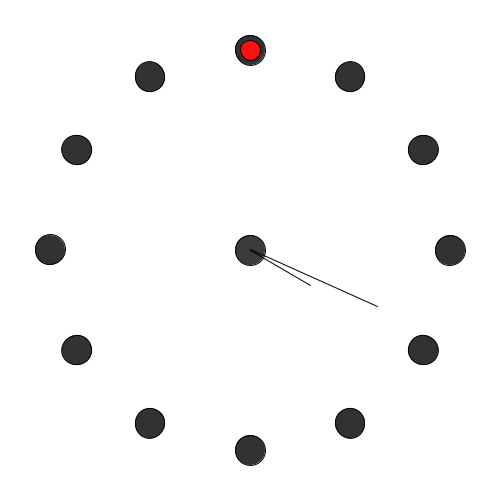
Frame 1 (no input)
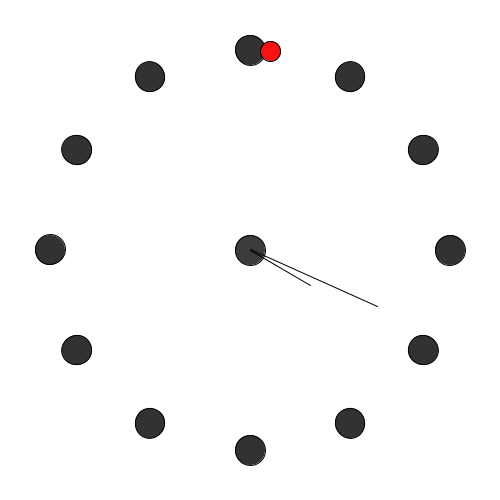
Frame 60 (the mouse pressed at the canvas centre just before this capture)
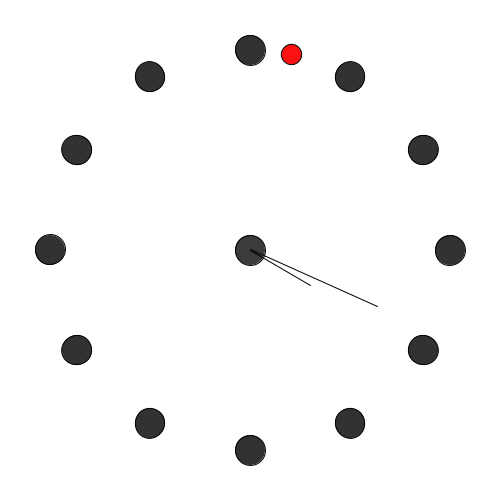
Frame 120 (the mouse held since frame 60 and released just before this capture)

The Processing sketch that drew these frames (run headless with seeded random() and noise(); from frame 60 on, the mouse is pressed at the canvas centre):

// Processing sketch: processing_119999
// ── processing_119999.pde

void setup() 
{ 
  size(500,500); 
} 

void draw() 
{ 
background(255); 
translate(width/2, height/2); // In die Mitte springen fill(0);
fill(60);
ellipse(0,0,30,30); 

 

pushMatrix(); 
float min= map(minute(),0,60,0,360); 
println(min); 
rotate(radians(min)); 
translate(0,-140); 
line(0,0,0,140); 
popMatrix(); 

pushMatrix(); 
float h= map(hour(),0,12,0,360); 
println(h); rotate(radians(h)); 
translate(0,-70);
line(0,0,0,70); 
popMatrix(); 


for (int i=0; i<360; i+=30) { // 360 Grad in 20° Schritten
  pushMatrix();
  rotate(radians(i)); // Um i rotieren
  translate(0, 200); // Um Radius verschieben
  fill(50);
  ellipse(0, 0, 30, 30);
  popMatrix();
}


pushMatrix(); 
float sec= map(second(),0,60,0,360); 
println(sec); 
rotate(radians(sec)); 
fill(250,18,18);
ellipse(0,200,20,20); 
popMatrix();

} 
